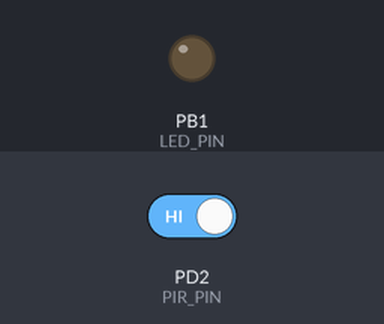
The program below on a simulated ATmega8, built with avr-gcc and emulated at 1 MHz. Shown: output pins drawn as LEDs (lit = HIGH). The test bench sets the inputs (shaded band); at power-on: PD2 (PIR_PIN) HIGH. Sleep ends after the set time or at an interrupt.

Above: at 1.2 s.
1.3 s: PD2 (PIR_PIN) driven LOW
At 2.0 s:
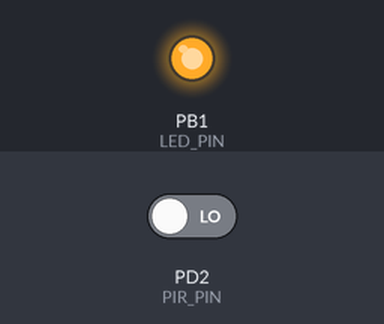
Timing chart, 0 to 4.3 s (numbered marks = the images above; inputs shaded):
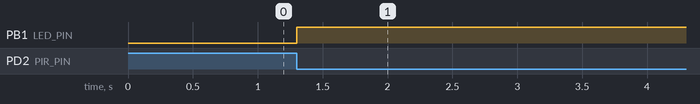

The program:

LightWay.c
```c
/*
 * LightWay.c
 *
 * Created: 8/4/2017 8:34:33 PM
 *  Author: Cardoz
 */
#define F_CPU 1000000UL		// 1 MHZ clock set in fuse bits

#include <avr/io.h>
#include <util/delay.h>
#include <avr/interrupt.h>
#include <avr/sleep.h>

#define PIR_PIN 2
#define LED_PIN	1

#define TIMER_VAL	15535		// with a clock running @ clk/1024, TIMER_VAL will give a time of 50ms
#define LIGHT_TIMEOUT 3//1200		// 60 secs / 50ms

typedef struct			// Using to access individual bits/pins of a register/port
{
	unsigned int bit0:1;
	unsigned int bit1:1;
	unsigned int bit2:1;
	unsigned int bit3:1;
	unsigned int bit4:1;
	unsigned int bit5:1;
	unsigned int bit6:1;
	unsigned int bit7:1;
} _io_reg;

#define REGISTER_BIT(rg,bt) ((volatile _io_reg*)&rg)->bit##bt

#define SETBIT(ADDRESS,BIT) (ADDRESS |= (1<<BIT))
#define CLEARBIT(ADDRESS,BIT) (ADDRESS &= ~(1<<BIT))
#define CHECKBIT(ADDRESS,BIT) (ADDRESS & (1<<BIT))
#define BIT_FLIP(ADDRESS,BIT) ((ADDRESS)^=(BIT))

#define LED_ON SETBIT(PORTB, 1)
#define LED_OFF CLEARBIT(PORTB, 1)

volatile uint8_t pir_count, flag;
volatile uint32_t timer_loop;
uint16_t timer_load_val;

ISR(INT0_vect)
{
	pir_count += 1;
	TCNT1 = TIMER_VAL;
	TCCR1B |= (1 << CS12);		// Start timer clock @ clk/1024 =>  1.024ms
	LED_ON;
}

ISR(TIMER1_OVF_vect)
{
	//After overflowing the desired number of times proceed down
	++timer_loop;
	TCNT1 = TIMER_VAL;
	if(timer_loop > LIGHT_TIMEOUT)
	{
		TCCR1B = 0x00;		// stop all timer clock
		pir_count = 0;
		cli();
		LED_OFF;
		_delay_ms(10000);
	}

	//go to sleep
}

void setup_controller()
{
	DDRD &= ~(1 << PIR_PIN);		// PIR Input
	PORTD |= (1 << PIR_PIN);		// Pulled up

	DDRB |= (1 << LED_PIN);			// LED Input
	PORTB &= ~(1 << LED_PIN);		// Keep LED OFF

	GICR |= (1 << INT0);					// Enable interrupt on INT0 pin
	CLEARBIT(MCUCR, ISC00);
	CLEARBIT(MCUCR, ISC01);

	ACSR |= (1 << ACD);		// Disable the analog comparator to reduce power consumption
	ADCSRA &= ~(1 << ADEN);	// Ensuring ADC is kept OFF to reduce power consumption

	set_sleep_mode(SLEEP_MODE_PWR_DOWN);
}

void init_timer()
{
	TCCR1A = 0x00;				// Normal timer function.
	TCCR1B = 0x00;				// Clock is off
	TIMSK |= (1 << TOIE1);		// Overflow interrupt enabled
	TCNT1 = TIMER_VAL;			// time for 50ms @ clk/1024
}

int main(void)
{
	setup_controller();
	init_timer();
	pir_count = 0;
	sei();

    while(1)
    {
		if(pir_count == 0)
		{
			sleep_enable();
			sleep_cpu();
			sleep_disable();
		}
    }
}
```

Measured:
- after the input at 1.3 s, PB1 (LED_PIN): LOW → HIGH at once
